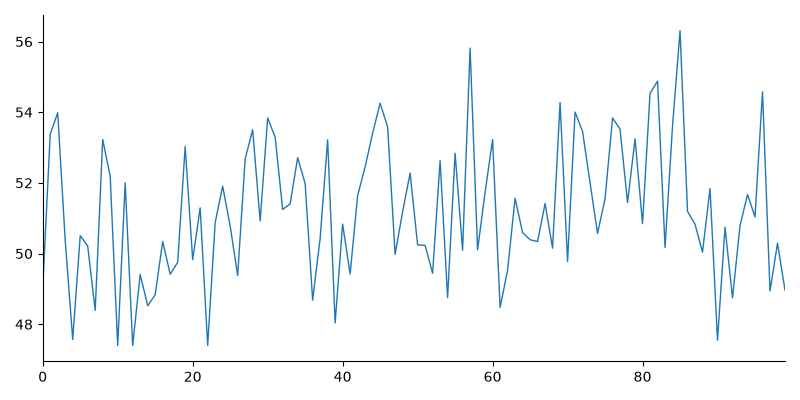
#> input picture samples/chart_01.png, 800 x 400 px
$ python -i extract.py   (imports and definitions only)
#> lines starting #> are read from the running program, lines starting #| are printed output that depends on the picture; after the words box and inside, x2 and y2 are one past the last pixel; in counts of white or black regions, pixels touching at a corner belong together
#> further down, picture is the input picture: shape (400, 800, 3); mean B, G, R 251, 249, 246.1
"""Locate the plot area of a line chart image and extract the line's pixels.

Works from the image alone: nothing here reads the *_meta.json ground truth.
"""

import cv2
import numpy as np

# All sizes are fractions of the image, not pixels, so they scale with it.
# None of these is tuned to a particular image.

# Line candidates starting within this fraction of an image edge are ignored:
# they are screenshot borders, frames or window chrome, not chart axes.
BORDER_FRAC = 0.02
# A line must be at least this fraction of the image width/height to count.
MIN_LINE_FRAC = 1 / 3
# A line band may be at most this thick (fraction of the image, at least 3 px).
# Axes and gridlines are thin; filled areas and solid blocks are not.
MAX_THICKNESS_FRAC = 0.01
# A line is "strong" if it is at least this fraction as long as the longest one.
STRONG_FRAC = 0.5

# Adaptive darkness for axis lines. Thresholds are set relative to the
# background (median gray) and tried from strict to loose: background - 127
# (128 on white, the old fixed threshold), then - 95, then - 63. The first one
# that gives a valid box wins.
#
# Why a ladder and not Otsu: Otsu picks one cut from the whole histogram. On a
# mostly white chart it lands somewhere between the background and "everything
# else", so it also pulls in light gridlines, filled areas and anti-aliasing,
# and it moves the threshold on charts that already worked. The ladder keeps
# the strict result whenever it succeeds (so clean charts behave exactly as
# before) and only loosens when nothing valid is found, e.g. for mid-gray axes.
AXIS_CONTRASTS = (127, 95, 63)
# Gridline fallback: anything at least this much darker than the background
# counts as ink, so light gray gridlines (e.g. #dddddd on white) are included.
GRID_CONTRAST = 12

# Box sanity limits, as fractions of the image.
MIN_BOX_FRAC = 0.10  # each side at least 10% of the image width/height
MAX_BOX_AREA_FRAC = 0.90  # box at most 90% of the image area


def _open_lines(ink, width, height):
    """Keep only long straight horizontal and vertical runs of ink pixels."""
    h_len = max(int(width * MIN_LINE_FRAC), 10)
    v_len = max(int(height * MIN_LINE_FRAC), 10)
    h_lines = cv2.morphologyEx(ink, cv2.MORPH_OPEN, cv2.getStructuringElement(cv2.MORPH_RECT, (h_len, 1)))
    v_lines = cv2.morphologyEx(ink, cv2.MORPH_OPEN, cv2.getStructuringElement(cv2.MORPH_RECT, (1, v_len)))
    return h_lines > 0, v_lines > 0


def _line_bands(counts):
    """Group consecutive rows (or columns) that contain line pixels into bands.

    Returns (start, end, peak) per band, keeping only bands that are thin and
    not touching the image border, and of those only the strong ones. peak is
    the row/column with the most line pixels in the band.
    """
    n = len(counts)
    border = int(np.ceil(n * BORDER_FRAC))
    max_thickness = max(3, int(round(n * MAX_THICKNESS_FRAC)))

    bands = []
    i = 0
    while i < n:
        if counts[i] == 0:
            i += 1
            continue
        j = i
        while j + 1 < n and counts[j + 1] > 0:
            j += 1
        touches_border = i < border or j >= n - border
        if not touches_border and j - i + 1 <= max_thickness:
            bands.append((i, j, i + int(np.argmax(counts[i : j + 1]))))
        i = j + 1

    if not bands:
        return []
    longest = max(counts[peak] for _, _, peak in bands)
    return [b for b in bands if counts[b[2]] >= STRONG_FRAC * longest]


def _box_problem(box, shape):
    """Return why box is not a plausible plot area, or None if it is."""
    left, top, right, bottom = box
    height, width = shape[:2]
    if bottom <= top:
        return f"bottom ({bottom}) is not below top ({top})"
    if left >= right:
        return f"left ({left}) is not left of right ({right})"
    if right - left < MIN_BOX_FRAC * width or bottom - top < MIN_BOX_FRAC * height:
        return f"box {box} is too small for a {width}x{height} image"
    if (right - left) * (bottom - top) > MAX_BOX_AREA_FRAC * width * height:
        return f"box {box} covers almost the whole {width}x{height} image"
    return None


# [5 lines left out: function validate_box, not called in this run]


def _axes_box(gray, threshold):
    """Box from dark axis lines: the lowest long horizontal line is the x axis,
    the leftmost long vertical line is the y axis. Returns (box, reason)."""
    height, width = gray.shape
    ink = (gray < threshold).astype(np.uint8) * 255
    h_lines, v_lines = _open_lines(ink, width, height)
    h_bands = _line_bands(h_lines.sum(axis=1))
    v_bands = _line_bands(v_lines.sum(axis=0))
    if not h_bands or not v_bands:
        return None, f"no long horizontal and vertical lines darker than {threshold:.0f}"

    # Lowest strong horizontal line = x axis; leftmost strong vertical = y axis.
    # Choosing by position (not just length) skips a top frame line, a zero
    # line or dark gridlines when the chart has them.
    b_start, b_end, bottom = h_bands[-1]
    l_start, l_end, left = v_bands[0]

    # The axes span the plot area, so their far ends give the other two edges.
    # This also works for a full box, where the ends meet the top/right lines.
    right = int(np.nonzero(h_lines[b_start : b_end + 1].any(axis=0))[0].max())
    top = int(np.nonzero(v_lines[:, l_start : l_end + 1].any(axis=1))[0].min())
    return (left, top, right, bottom), None


# [38 lines left out: function _grid_box, not called in this run]


def find_plot_area(img_bgr):
    """Return ((left, top, right, bottom), mode) for the chart's plot area.

    mode is "axes" when the box comes from the axis lines, or "grid" when no
    axes were found and the box comes from the gridlines instead. Raises
    ValueError if neither gives a plausible box.
    """
    gray = cv2.cvtColor(img_bgr, cv2.COLOR_BGR2GRAY)
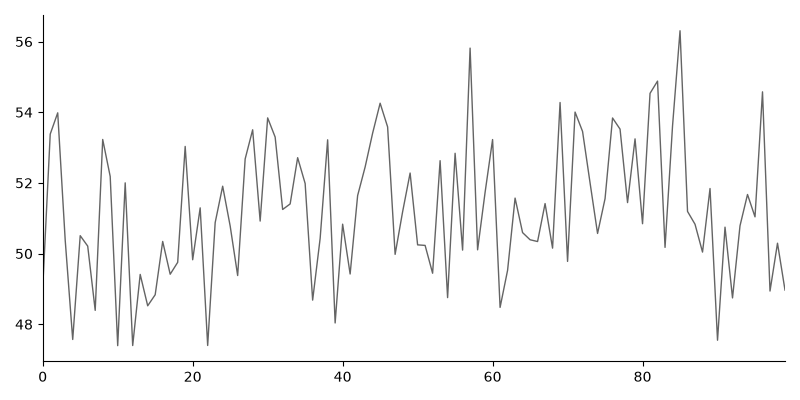
#> gray: shape (400, 800); min 0, max 255, mean 248.4
    background = float(np.median(gray))
#> background = 255

    # 1. Axis lines, from the strictest darkness threshold to the loosest.
    axes_reason = None
    for contrast in AXIS_CONTRASTS:
        box, reason = _axes_box(gray, background - contrast)
        if box is not None:
            reason = _box_problem(box, gray.shape)
            if reason is None:
                return box, "axes"
        axes_reason = reason
#> this loop made 1 pass
#> (b_start in _axes_box, b_end in _axes_box, l_start in _axes_box) on pass 1: (361, 361, 43)
#> pass 1, in _axes_box, `ink = (gray < threshold).astype(np.uint8) * 255`:
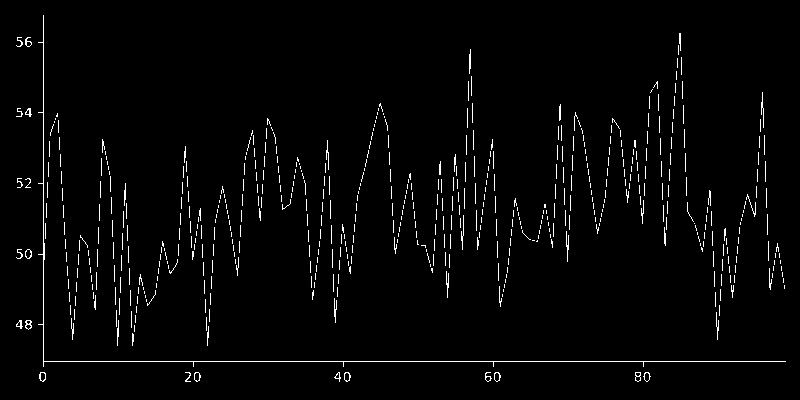
#> ink: shape (400, 800); 2.4% white in thin lines or dots, all inside (x1, y1, x2, y2) = (16, 15, 786, 382)
#> pass 1, in _open_lines, `h_lines = cv2.morphologyEx(ink, cv2.MORPH_OPEN, cv2.getStructuringElem..`:
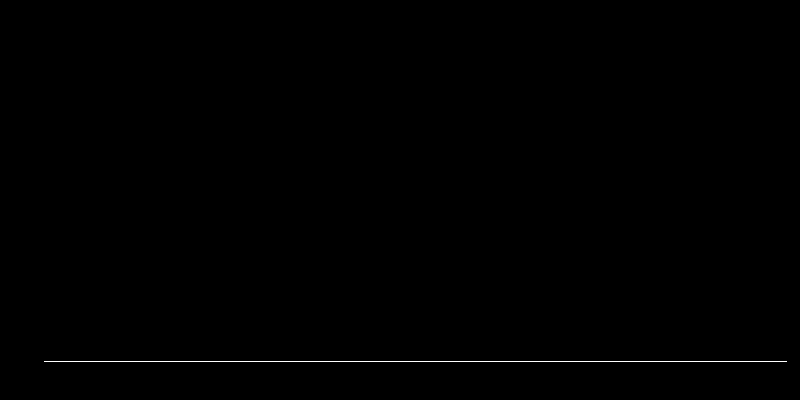
#> h_lines: shape (400, 800); 0.23% white in thin lines or dots, all inside (x1, y1, x2, y2) = (44, 361, 787, 362)
#> pass 1, in _open_lines, `v_lines = cv2.morphologyEx(ink, cv2.MORPH_OPEN, cv2.getStructuringElem..`:
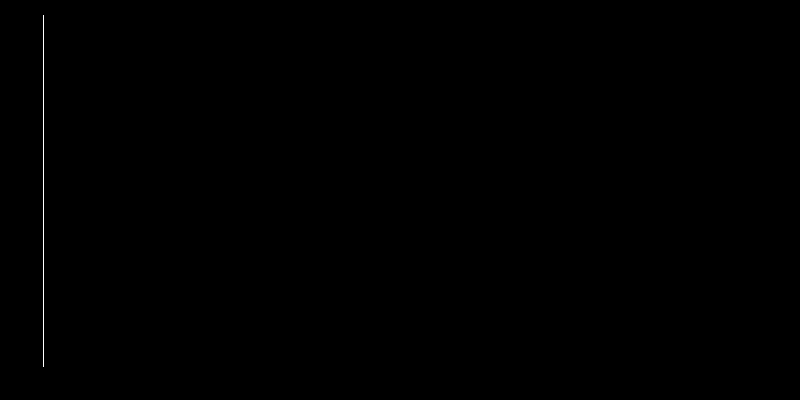
#> v_lines: shape (400, 800); 0.11% white in thin lines or dots, all inside (x1, y1, x2, y2) = (43, 15, 44, 367)

    # 2. No usable axes: fall back to light gridlines.
    box, grid_reason = _grid_box(gray, background - GRID_CONTRAST)
    if box is not None:
        grid_reason = _box_problem(box, gray.shape)
        if grid_reason is None:
            return box, "grid"

    raise ValueError(f"No plot area found. Axes: {axes_reason}. Gridlines: {grid_reason}.")


# [6 lines left out: function detect_plot_area, not called in this run]


# --- Line isolation -------------------------------------------------------

# Hues are in OpenCV units: 0-179, i.e. degrees / 2, and they wrap around.
# Two colours within this many units (20 degrees) count as the same series.
HUE_TOL = 10
# Ignore very dark pixels when reading colour: their hue is mostly noise.
MIN_VALUE = 50
# Drop colour clusters smaller than this share of the saturated pixels.
MIN_COLOR_FRAC = 0.01
# k-means is fitted on at most this many pixels (evenly spaced, deterministic).
MAX_KMEANS_PIXELS = 5000


# [97 lines left out: functions _crop_inside, _hue_distance, _circular_mean_hue, find_series_colors, _column_runs, not called in this run]


def _closest_run(runs, y):
    """The run nearest to row y (distance 0 if y lies inside the run)."""
    return min(runs, key=lambda r: (max(r[0] - y, 0, y - r[1]), abs((r[0] + r[1]) / 2 - y)))


# [92 lines left out: functions _track_line, extract_line_pixels, not called in this run]

>>> import cv2
>>> picture = cv2.imread('../samples/chart_01.png')
>>> result = find_plot_area(picture)
#> result = ((43, 15, 786, 361), 'axes')
